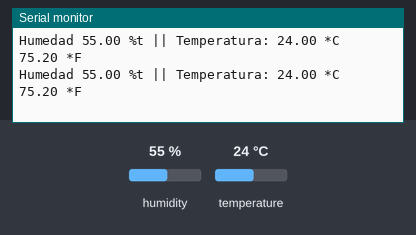
A sketch run on a simulated Arduino Uno, built with avr-gcc and run on an emulated ATmega328P. Shown: the last lines printed to the serial monitor. The inputs (shaded band) are chosen by the test bench; at power-on: humidity 55 %, temperature 24 °C.

Above: at 4.8 s.
4.9 s: humidity set to 22 %
At 6.5 s:
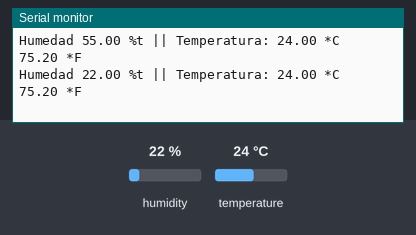
7.9 s: temperature set to 12 °C
At 8.9 s:
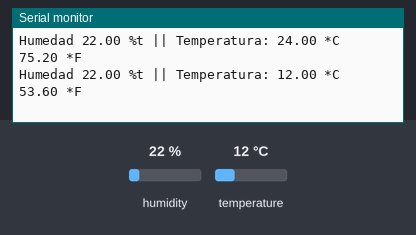
10.9 s: humidity set to 40 %
At 12.6 s:
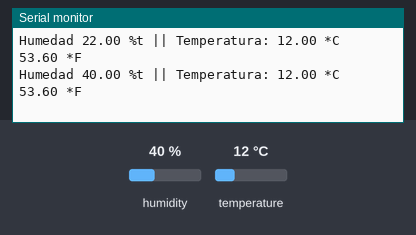
Timing chart, 0 to 14.1 s (numbered marks = the images above; inputs shaded):
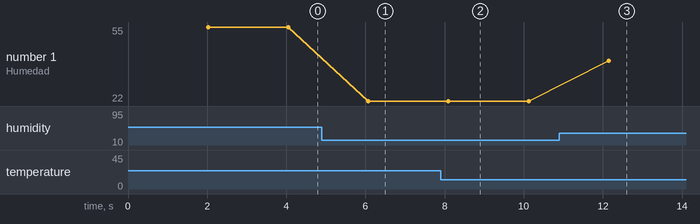

The sketch:

Dht11.ino
```cpp
//Hands On Lab - G&S

#include "DHT.h"                                            // Incluir la libreria DHT
#define DHTPIN 9                                            // Pin donde está conectado el sensor
#define DHTTYPE DHT11                                       // Sensor DHT 11
//#define DHTTYPE DHT22                                     // Sensor DHT22

DHT dht(DHTPIN, DHTTYPE);                                   // Indicar el pin y tipo de DHT usados

void setup() {
  Serial.begin(9600);                                       //Iniciailzamos la comunicación serial a 9600 baudios
  dht.begin();                                              //Inicializamos la cominucacion con DHT
}
void loop() {
  delay(2000);
  float h = dht.readHumidity();                             // Leemos el valor de la Humedad
  float t = dht.readTemperature();                          // Leemos el valor de la temperatura en grados Celsius
  float f = dht.readTemperature(true);                      // Leemos el valor de la temperatura en grados Fahrenheit

  Serial.print("Humedad ");
  Serial.print(h);
  Serial.print(" %t");
  Serial.print(" || Temperatura: ");                        // Imprimimos en el monitor Serial
  Serial.print(t);
  Serial.print(" *C ");
  Serial.print(f);
  Serial.println(" *F");
}
```

Measured:
- after the input at 4.9 s, the serial monitor: prints a new line after 1.2 s (image 1)
- after the input at 7.9 s, the serial monitor: prints a new line after 0.20 s (image 2)
- after the input at 10.9 s, the serial monitor: prints a new line after 1.2 s (image 3)
- plotted number 1: 55 → 22 after the input at 4.9 s, 22 → 40 after the input at 10.9 s
